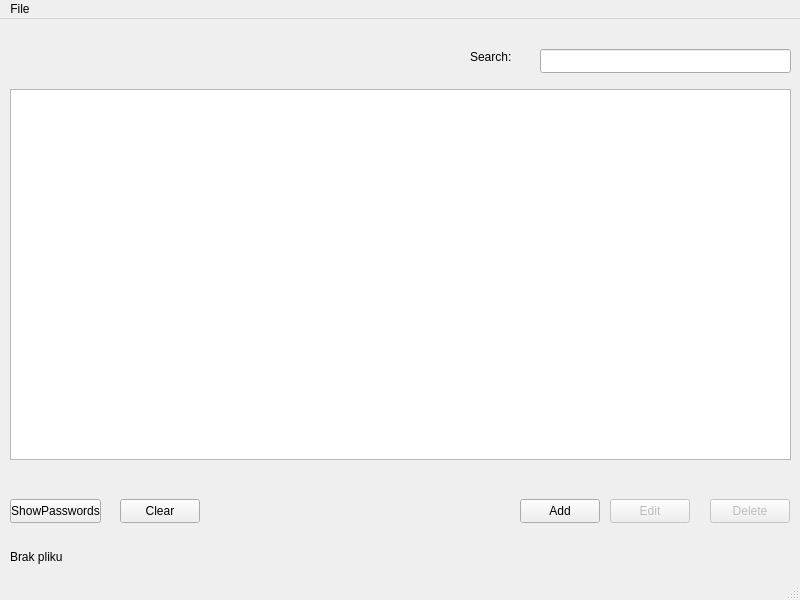
<?xml version="1.0" encoding="UTF-8"?>
<ui version="4.0">
 <class>MainWindow</class>
 <widget class="QMainWindow" name="MainWindow">
  <property name="geometry">
   <rect>
    <x>0</x>
    <y>0</y>
    <width>800</width>
    <height>600</height>
   </rect>
  </property>
  <property name="windowTitle">
   <string>MainWindow</string>
  </property>
  <widget class="QWidget" name="centralwidget">
   <widget class="QTableWidget" name="tablePasswords">
    <property name="geometry">
     <rect>
      <x>10</x>
      <y>70</y>
      <width>781</width>
      <height>371</height>
     </rect>
    </property>
    <property name="columnCount">
     <number>0</number>
    </property>
   </widget>
   <widget class="QPushButton" name="btnSwitchPawdVis">
    <property name="geometry">
     <rect>
      <x>10</x>
      <y>480</y>
      <width>91</width>
      <height>24</height>
     </rect>
    </property>
    <property name="text">
     <string>ShowPasswords</string>
    </property>
   </widget>
   <widget class="QPushButton" name="btnEditEntry">
    <property name="enabled">
     <bool>false</bool>
    </property>
    <property name="geometry">
     <rect>
      <x>610</x>
      <y>480</y>
      <width>80</width>
      <height>24</height>
     </rect>
    </property>
    <property name="text">
     <string>Edit</string>
    </property>
    <property name="checkable">
     <bool>false</bool>
    </property>
    <property name="flat">
     <bool>false</bool>
    </property>
   </widget>
   <widget class="QLineEdit" name="leSearch">
    <property name="geometry">
     <rect>
      <x>540</x>
      <y>30</y>
      <width>251</width>
      <height>24</height>
     </rect>
    </property>
   </widget>
   <widget class="QLabel" name="lbSearch">
    <property name="geometry">
     <rect>
      <x>470</x>
      <y>30</y>
      <width>49</width>
      <height>16</height>
     </rect>
    </property>
    <property name="text">
     <string>Search:</string>
    </property>
   </widget>
   <widget class="QLabel" name="lblOpenedFile">
    <property name="geometry">
     <rect>
      <x>10</x>
      <y>530</y>
      <width>781</width>
      <height>16</height>
     </rect>
    </property>
    <property name="text">
     <string>Brak pliku</string>
    </property>
   </widget>
   <widget class="QPushButton" name="btnAdd">
    <property name="geometry">
     <rect>
      <x>520</x>
      <y>480</y>
      <width>80</width>
      <height>24</height>
     </rect>
    </property>
    <property name="text">
     <string>Add</string>
    </property>
   </widget>
   <widget class="QPushButton" name="btnDelete">
    <property name="enabled">
     <bool>false</bool>
    </property>
    <property name="geometry">
     <rect>
      <x>710</x>
      <y>480</y>
      <width>80</width>
      <height>24</height>
     </rect>
    </property>
    <property name="text">
     <string>Delete</string>
    </property>
   </widget>
   <widget class="QPushButton" name="btnClear">
    <property name="geometry">
     <rect>
      <x>120</x>
      <y>480</y>
      <width>80</width>
      <height>24</height>
     </rect>
    </property>
    <property name="text">
     <string>Clear</string>
    </property>
   </widget>
  </widget>
  <widget class="QMenuBar" name="menubar">
   <property name="geometry">
    <rect>
     <x>0</x>
     <y>0</y>
     <width>800</width>
     <height>21</height>
    </rect>
   </property>
   <widget class="QMenu" name="menuFile">
    <property name="title">
     <string>File</string>
    </property>
    <addaction name="actionOpen"/>
    <addaction name="actionSave"/>
   </widget>
   <addaction name="menuFile"/>
  </widget>
  <widget class="QStatusBar" name="statusbar"/>
  <action name="actionOpen">
   <property name="text">
    <string>Open</string>
   </property>
  </action>
  <action name="actionSave">
   <property name="text">
    <string>Save</string>
   </property>
  </action>
 </widget>
 <resources/>
 <connections/>
</ui>
